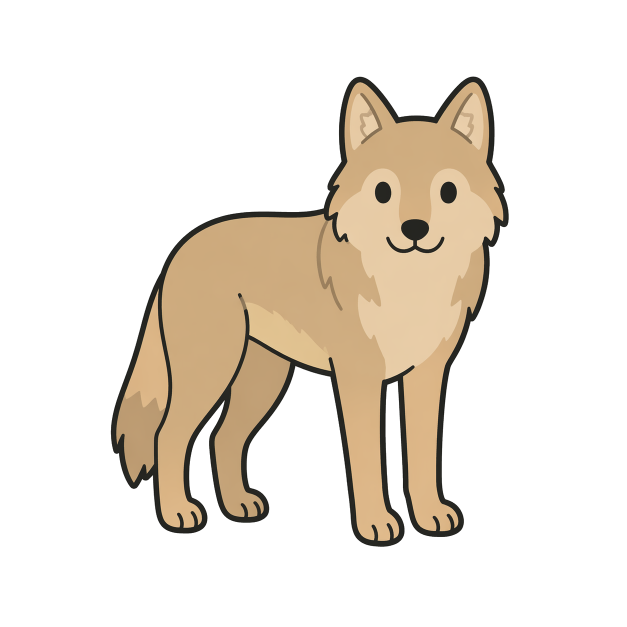
#> input picture assets/idle.png, 1254 x 1254 px (shown at 1/2 size)
$ python erase-eyes.py ../assets/idle.png ../assets/idle.png
#> lines starting #> are read from the running program, lines starting #| are printed output that depends on the picture
#!/usr/bin/env python3
"""Erase the eye regions in idle.png by filling them with sampled fur color.

Used so that the SVG <g id="eyes-js"> overlay can move freely without
revealing the PNG's original fixed eyes underneath.
"""
from __future__ import annotations
import sys
import pathlib
from PIL import Image


# Eye pixel coords in idle.png (1254x1254), found via find-eyes.py
LEFT_EYE_CENTER = (766, 385)
RIGHT_EYE_CENTER = (897, 385)
# Measured eye bbox: 30x41 (half = 15x20.5).
# Ellipse math: corners of the eye bbox must satisfy (dx/rx)^2 + (dy/ry)^2 <= 1
# so rx/ry need enough margin to cover the corners, not just the half-width/height.
FILL_RX = 24
FILL_RY = 30

# Sample points for fur color — ALL inside the LIGHT cream mask around the
# cheeks (NOT the darker head tan between eyes, NOT the black nose/mouth below).
# Eyes are at y=385 on 1254 canvas; cream mask expected ~(231, 203, 166).
SAMPLES = [(700, 430), (750, 420), (910, 420), (960, 430)]


def sample_fur(img: Image.Image) -> tuple[int, int, int]:
    rgb = img.convert("RGB")
    pix = rgb.load()
    rs, gs, bs = [], [], []
    for x, y in SAMPLES:
        r, g, b = pix[x, y]
        # skip if too dark (accidental outline)
        if r + g + b < 300:
            continue
        rs.append(r); gs.append(g); bs.append(b)
    if not rs:
        return (210, 180, 130)
    return (sum(rs) // len(rs), sum(gs) // len(gs), sum(bs) // len(bs))


def main(src: str, dst: str) -> None:
#> called with src = '../assets/idle.png', dst = '../assets/idle.png'
    img = Image.open(src).convert("RGBA")
#> img is the input picture: PIL image 1254x1254 RGBA; mean R, G, B, A 235.2, 227.8, 217.9, 68.4
    fur = sample_fur(img)
#> the loop in sample_fur, `for x, y in SAMPLES:` made 4 passes
#> (r, g, b) on passes 1 to 4: (231, 203, 166), (231, 203, 166), (232, 204, 166), (231, 203, 165)
#> after the loop in sample_fur, `for x, y in SAMPLES:`: bs = [166, 166, 166, 165]; gs = [203, 203, 204, 203]; rs = [231, 231, 232, 231]
#> fur = (231, 203, 165)
    print(f"Sampled fur color: {fur}")
#| Sampled fur color: (231, 203, 165)

    # Paste a solid-fur-color rectangle directly onto the image — avoids any
    # ImageDraw.rectangle outline quirks and avoids GaussianBlur edge artifacts
    # that produce semi-transparent rings revealing the black eye underneath.
    result = img.copy()
    patch_w = FILL_RX * 2 + 1
    patch_h = FILL_RY * 2 + 1
    patch = Image.new("RGBA", (patch_w, patch_h), fur + (255,))
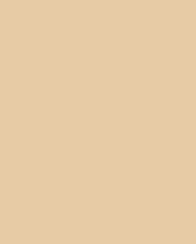
#> patch: PIL image 49x61 RGBA (shown 4 times larger); mean R, G, B, A 231, 203, 165, 255
    for cx, cy in (LEFT_EYE_CENTER, RIGHT_EYE_CENTER):
        result.paste(patch, (cx - FILL_RX, cy - FILL_RY))
    result.save(dst, "PNG")
    print(f"Saved: {dst}")


if __name__ == "__main__":
    main(sys.argv[1], sys.argv[2])
